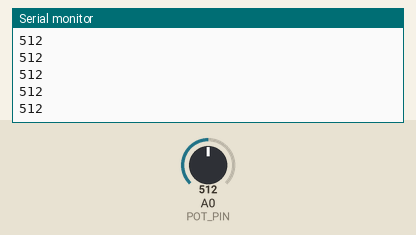
Bench run of a sketch on a simulated Arduino Uno, built with avr-gcc and run on an emulated ATmega328P. Shown: the last lines printed to the serial monitor. The inputs (shaded band) are chosen by the test bench; at power-on: A0 (POT_PIN) = 512.

Above: at 1.2 s.
1.3 s: A0 (POT_PIN) set to 716
At 1.32 s:
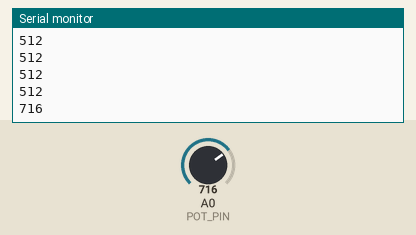
2.8 s: A0 (POT_PIN) set to 900
At 2.83 s:
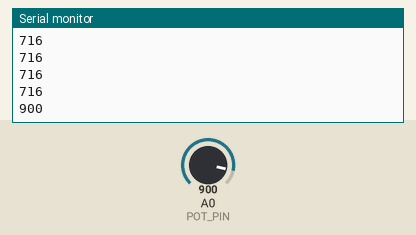
Timing chart, 0 to 5.8 s (numbered marks = the images above; inputs shaded):
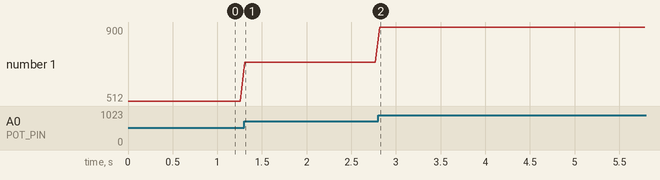

The sketch:

04.analogueInOut.ino
```cpp
/*
  Author:

  Learning Intention:
  The students will read analogue sensors, use math (map, constrain, integer division)
  to convert value ranges, and write analogue output using PWM to an LED and buzzer.

  Success Criteria:
    1.  I know how to read analogue data from a specific PIN (analogRead)
    2.  I know the range of analogue data (0 to 1023) and can record a sensor's real range
    3.  I understand integer vs float division and order of operations
    4.  I can map an analogue value (0-1023) to a PWM value (0-255) with map() and constrain()
    5.  I understand what pulse width modulation is and can identify the PWM PINs (~)
    6.  I can write PWM data with analogWrite to control LED brightness
    7.  I can control the buzzer's pitch with tone()
    8.  I can organise output data so it correctly plots on the Serial Plotter
    9.  I can apply this knowledge to the Light, Sound and Potentiometer modules

  Hardware (Grove cables to the base shield):
    Potentiometer  -> A0
    Sound sensor   -> A2
    Light sensor   -> A3
    LED module     -> D6  (PWM capable)
    Buzzer module  -> D5  (PWM capable)

  Optional breadboard reference:
    Bootcamp-analogueRead.png, Bootcamp-PWMOutput.png and Bootcamp-MAP-PotLED.png
    in this folder show the same circuits hand-wired without Grove modules.
    Pulse-Width-Modulation.jpg explains the duty cycle.

  Documentation:
    https://sensorkit.arduino.cc/
    https://www.arduino.cc/reference/en/language/functions/analog-io/analogread/
    https://www.arduino.cc/reference/en/language/functions/math/map/
    https://en.cppreference.com/w/cpp/language/operator_precedence
*/

const int POT_PIN = A0;    // Grove Potentiometer on A0
const int SOUND_PIN = A2;  // Grove Sound sensor on A2
const int LIGHT_PIN = A3;  // Grove Light sensor on A3
const int LED_PIN = 6;     // Grove LED on D6 (PWM)
const int BUZZER_PIN = 5;  // Grove Buzzer on D5 (PWM)

void setup() {
  Serial.begin(115200);
  // note: analogue pins need NO pinMode for reading
}

void loop() {
  int value = analogRead(POT_PIN);
  Serial.println(value);
  delay(50);
}
```

Measured:
- after the input at 1.3 s, the serial monitor: prints a new line at once (image 1)
- after the input at 2.8 s, the serial monitor: prints a new line at once (image 2)
- plotted number 1: 512 → 716 after the input at 1.3 s, 716 → 900 after the input at 2.8 s
